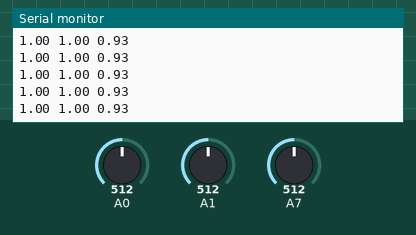
Recording of a sketch running on a simulated Arduino Uno, built with avr-gcc and run on an emulated ATmega328P. On the bench: the last lines printed to the serial monitor. The test bench sets the inputs (shaded band); at power-on: A0 = 512, A1 = 512, A7 = 512.

Above: at 1.2 s.
1.3 s: A0 set to 488
At 1.33 s:
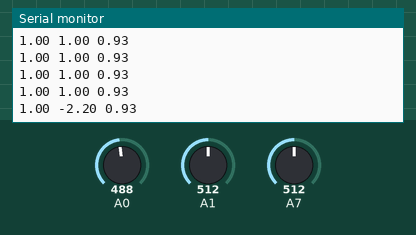
2.8 s: A1 set to 488
At 2.85 s:
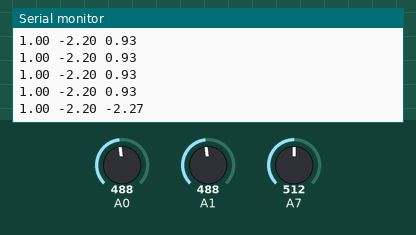
4.3 s: A7 set to 488
At 4.37 s:
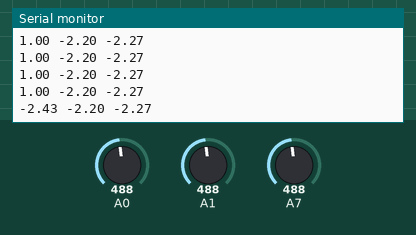
5.8 s: A0 set to 507
At 5.9 s:
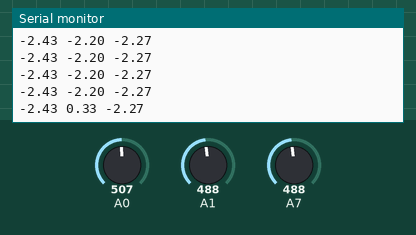
7.3 s: A1 set to 507
At 7.32 s:
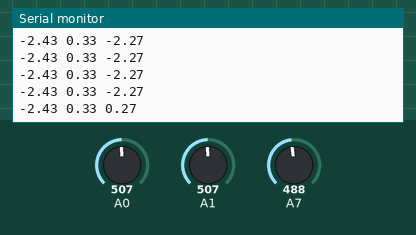
8.8 s: A7 set to 507
At 8.84 s:
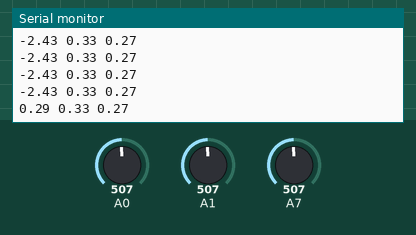
Timing chart, 0 to 11.3 s (numbered marks = the images above; inputs shaded):
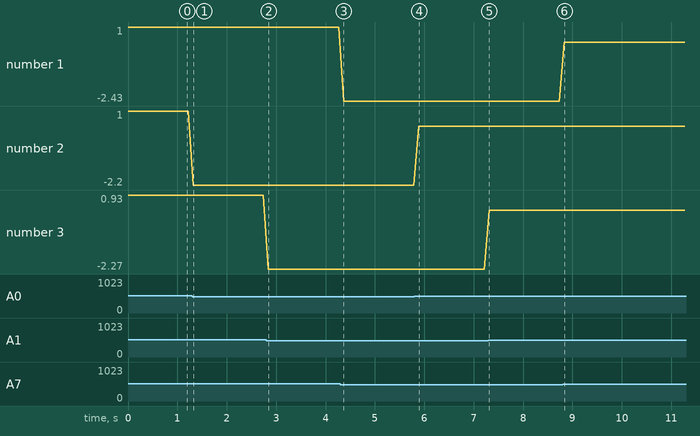

Measured:
- after the input at 1.3 s, the serial monitor: prints a new line at once (image 1)
- after the input at 2.8 s, the serial monitor: prints a new line at once (image 2)
- after the input at 4.3 s, the serial monitor: prints a new line after 0.07 s (image 3)
- after the input at 5.8 s, the serial monitor: prints a new line after 0.09 s (image 4)
- after the input at 7.3 s, the serial monitor: prints a new line at once (image 5)
- after the input at 8.8 s, the serial monitor: prints a new line at once (image 6)
- plotted number 1: 1 → -2.43 after the input at 4.3 s, -2.43 → 0.29 after the input at 8.8 s
- plotted number 2: 1 → -2.2 after the input at 1.3 s, -2.2 → 0.33 after the input at 5.8 s

The sketch:

accelData.ino
```cpp
/**
 * @Author: Yichen Xu
 * @Date:   19-Jan-2017 11:01:21
 * @Email:  ichi@u.northwestern.edu
 * @Last modified by:   Yichen Xu
 * @Last modified time: 19-Jan-2017 11:01:30
 */

#define GRAVITY 9.81

// set to 0 for Gs, 1 for m/s^2
const int MODE = 0;


// Connect x, y, z to 7, 8, 9, respectively
const int xInput = 1;
const int yInput = 2;
const int zInput = 3;

// min/max values for each axis
// get from calibration sketch
const int xMin = 498;
const int xMax = 512;

const int yMin = 497;
const int yMax = 512;

const int zMin = 498;
const int zMax = 512;

// WHOOO VARIABLES!
float xBase, yBase, zBase, xConv, yConv, zConv;
float xScaled, yScaled, zScaled;

// Initialize analog pin values
int xVal = 0;
int yVal = 0;
int zVal = 0;


void setup() {
    // Calculation variable we really don't care about
    int xDiff = xMax - xMin;
    int yDiff = yMax - yMin;
    int zDiff = yMax - yMin;

    // Calculating the value of zero
    xBase = ((float) xMin + xMax) / 2;
    yBase = ((float) yMin + yMax) / 2;
    zBase = ((float) zMin + zMax) / 2;

    // Calculating the conversion factor for 1g
    xConv = ((float) xDiff) / 2;
    yConv = ((float) yDiff) / 2;
    zConv = ((float) zDiff) / 2;

    Serial.begin(38400);
}


void loop() {
    // Read pins
    xVal = analogRead(7);
    yVal = analogRead(8);
    zVal = analogRead(9);

    // Scale pins
    xScaled = (xVal - xBase) / xConv;
    yScaled = (yVal - yBase) / yConv;
    zScaled = (zVal - zBase) / zConv;

    // scale if mode change
    if (MODE) {
        xScaled *= GRAVITY;
        yScaled *= GRAVITY;
        zScaled *= GRAVITY;
    }

    // TODO Write code displaying units depending on mode

    // Pprint data
    Serial.print(xScaled);
    Serial.print(" ");
    Serial.print(yScaled);
    Serial.print(" ");
    Serial.println(zScaled);
    delay(100);
}
```
